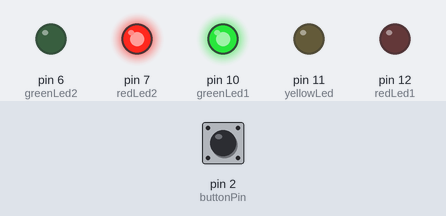
Simulated run of this sketch. Board: Arduino Uno, built with avr-gcc and run on an emulated ATmega328P. Parts: output pins drawn as LEDs (lit = HIGH). Dashed ring = blinking. Inputs (shaded band) come from the test bench; at power-on: pin 2 (buttonPin) LOW.

Above: at 1.2 s.
1.3 s: pin 2 (buttonPin) pulled HIGH for 0.15 s
At 2.1 s:
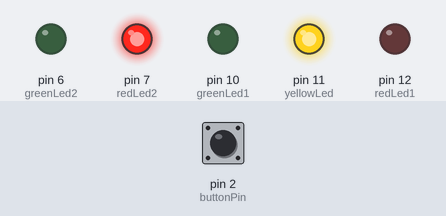
4.0 s: pin 2 (buttonPin) pulled HIGH for 3.2 s
At 5.1 s:
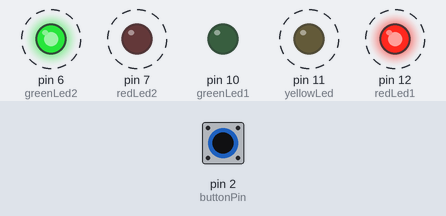
Timing chart, 0 to 9.1 s (numbered marks = the images above; inputs shaded):
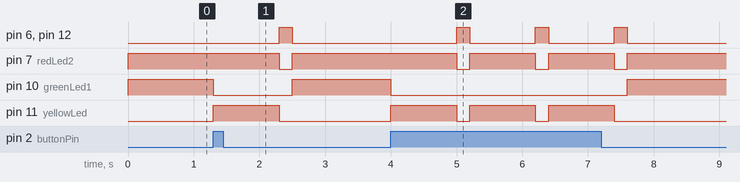

Measured:
- after the input at 1.3 s, pin 6 (greenLed2), pin 12 (redLed1): LOW → HIGH after 1.0 s, → LOW 0.20 s later; pin 7 (redLed2): HIGH → LOW after 1.0 s, → HIGH 0.20 s later; pin 10 (greenLed1): HIGH → LOW at once, → HIGH 1.2 s later; pin 11 (yellowLed): LOW → HIGH at once, → LOW 1.0 s later
- after the input at 4.0 s, pin 6 (greenLed2): alternates HIGH for 0.20 s and LOW for 1.0 s, 6 changes in all, then stays LOW, starting after 1.0 s; pin 7 (redLed2): alternates HIGH for 1.0 s and LOW for 0.20 s, 6 changes in all, then stays HIGH, starting after 1.0 s

The sketch:

SemaforoConBoton.ino
```cpp
int redLed1=12;
int yellowLed=11;
int greenLed1=10;
int redLed2=7;
int greenLed2=6;
int buttonPin=2;
int state=0;
void setup() {
  // put your setup code here, to run once:
  pinMode(redLed1, OUTPUT);
  pinMode(yellowLed, OUTPUT);
  pinMode(greenLed1, OUTPUT);
  pinMode(redLed2, OUTPUT);
  pinMode(greenLed2, OUTPUT);
   pinMode(buttonPin, INPUT);
}

void loop() {
  // put your main code here, to run repeatedly:
 digitalWrite(greenLed1, HIGH);
 digitalWrite(redLed2, HIGH);

 state=digitalRead(buttonPin);

 if(state==HIGH){
 digitalWrite(greenLed1, LOW);
 digitalWrite(yellowLed, HIGH);
 delay(1000);

 digitalWrite(yellowLed, LOW);
 digitalWrite(redLed1, HIGH);
 digitalWrite(redLed2, LOW);
 digitalWrite(greenLed2, HIGH);
 delay(200);

 digitalWrite(redLed1, LOW);
 digitalWrite(greenLed2, LOW);
 }

}
```
